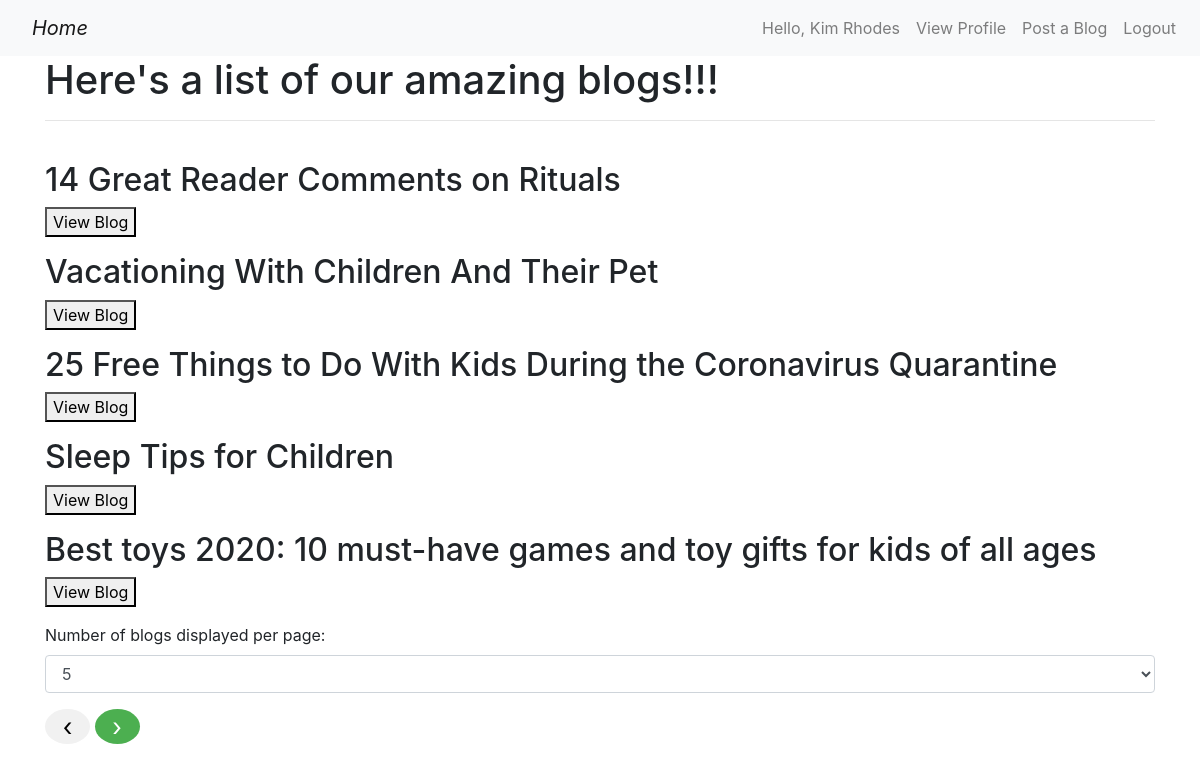
Screenshot of / (signed in) with the database file from the repository.
### blog/models.py (models this page shows)
class User(db.Model, UserMixin):
    id=db.Column(db.Integer,primary_key=True)
    username = db.Column(db.String(64),unique=True,nullable=False)
    email = db.Column(db.String(64),unique=True,nullable=False)
    password = db.Column(db.String(64),unique=True,nullable=False)
    my_blog=db.relationship("Blog",backref='author')

class Blog(db.Model):
    id=db.Column(db.Integer,primary_key=True)
    headline=db.Column(db.String(200),unique=True,nullable=False)
    body=db.Column(db.Text,nullable=False)
    pic=db.Column(db.String)
    user_id=db.Column(db.Integer,db.ForeignKey('user.id'))
    my_tag=db.relationship("Tag",secondary='tag_blog',back_populates="my_blog")

### blog/views.py (the view, shortened to what this page needs)
@app.route("/", methods=['GET','POST'])
def index():
    global start
    global limit
    limit=5
    start=0
    bg=models.Blog.query.all()
    for b in bg:
        print("blogs in the database:",b)
    auth=flask_login.current_user.is_authenticated
    if auth:
        username=flask_login.current_user.username
    else:
        username=""
    if limit<=len(bg):
        limit=5
    else:
        limit=len(bg)
    print("limit",limit)
    return flask.render_template("index.html",blogs=bg,start=start,limit=limit,auth=auth,username=username)

### blog/models.py (called while the page is built)
@login_mngr.user_loader
def user_loader(user_id):
    return User.query.get(user_id)

### blog/templates/index.html (shortened to what this page needs)
{% extends 'base.html' %}
{% block content %}
        <h1>Here's a list of our amazing blogs!!!</h1>
        <hr><br>
{% for i in range(start,limit)%}
<form action="{{url_for('view_blog')}}" method="POST">
    <div>
        <h2>{{blogs[i].headline}}</h2>
        <p><button type="submit" name="view_blog" value="{{blogs[i].headline}}">View Blog</button></p>
    </div>
</form>
{% endfor %}
<form action="" method="POST">
    <div class="form-group">
        <label>Number of blogs displayed per page:</label>
        <select class="form-control" name="limit" onchange="this.form.submit()">
            <option {% if limit-start<=5 %}selected{% endif %}>5</option>
        </select>
    </div>
    <div class="form-group">
        <button type="submit" value="prev" name="prev" class="previous round">&#8249;</button>
        <button type="submit" value="next" name="next" class="next round">&#8250;</button>
    </div>
</form>
{% endblock %}

### blog/templates/base.html (shortened to what this page needs)
<!DOCTYPE html>
<html lang="en">
<head>
    <link rel="stylesheet" href="https://stackpath.bootstrapcdn.com/bootstrap/4.2.1/css/bootstrap.min.css">
</head>
<body>
    <nav class="navbar navbar-expand-lg navbar-light bg-light">
        <a class="navbar-brand" href="{{url_for('index')}}"><i>Home</i></a>
        <div class="collapse navbar-collapse" id="navbarNavDropdown">
            <ul class="navbar-nav">
                {% if auth %}
                <li class="nav-item">
                    <a class="nav-link" href="#">Hello, {{username}}</a>
                </li>
                <li class="nav-item">
                    <a class="nav-link" href="{{url_for('view_profile')}}">View Profile</a>
                </li>
                <li class="nav-item">
                    <a class="nav-link" href="{{url_for('post_blog')}}">Post a Blog</a>
                </li>
                <li class="nav-item">
                    <a class="nav-link" href="{{url_for('logout')}}">Logout</a>
                </li>
                {% endif %}
            </ul>
        </div>
    </nav>
            <div class = "container">
            {% block content %}
            {% endblock %}
            </div>
</body>

### blog/templates/base.html (style rules this page uses)
html, body { height:100%; width:100%; }
.navbar-nav { margin-left:auto; }
a { text-decoration: none; display: inline-block; padding: 8px 16px; }
.previous { background-color: #f1f1f1; color: black; border:none; outline:none; background:none cursor:pointer; padding:0px; font-family:inherit; font-size:25px; width:45px; height:35px; }
.next { background-color: #4CAF50; color: white; border:none; outline:none; background:none cursor:pointer; padding:0px; font-family:inherit; font-size:25px; width:45px; height:35px; }
.round { border-radius: 50%; }

### rows the page displays
User: username "Kim Rhodes"
Blog: headline "14 Great Reader Comments on Rituals"
Blog: headline "Vacationing With Children And Their Pet"
Blog: headline "25 Free Things to Do With Kids During the Coronavirus Quarantine"
Blog: headline "Sleep Tips for Children"
Blog: headline "Best toys 2020: 10 must-have games and toy gifts for kids of all ages"
